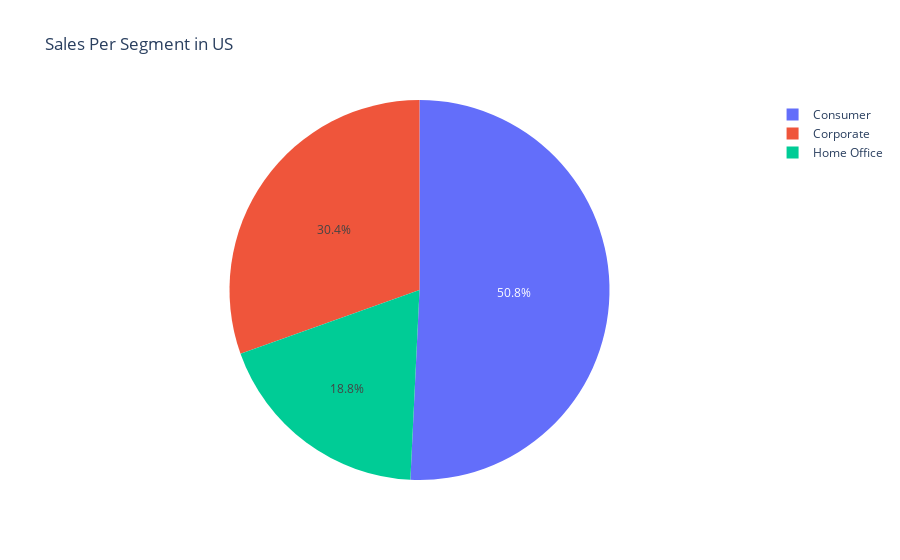

This figure's notebook cell:
### Code cell
fig = px.pie(sales, values='Sales', names='Segment', title='Sales Per Segment in US')
fig.show()

### Figure 1 — Plotly figure (JSON) as saved in the notebook; plotly's stock layout.template omitted (floating-point values rounded to 4 significant figures; data arrays with more than 128 entries replaced by an {"elided": "..."} marker saying what was removed)
{"data": [{"domain": {"x": [0, 1], "y": [0, 1]}, "hovertemplate": "Segment=%{label}<br>Sales=%{value}<extra></extra>", "labels": {"elided": "9800 str values"}, "legendgroup": "", "name": "", "showlegend": true, "type": "pie", "values": {"elided": "9800 float values"}}], "layout": {"legend": {"tracegroupgap": 0}, "title": {"text": "Sales Per Segment in US"}}}
